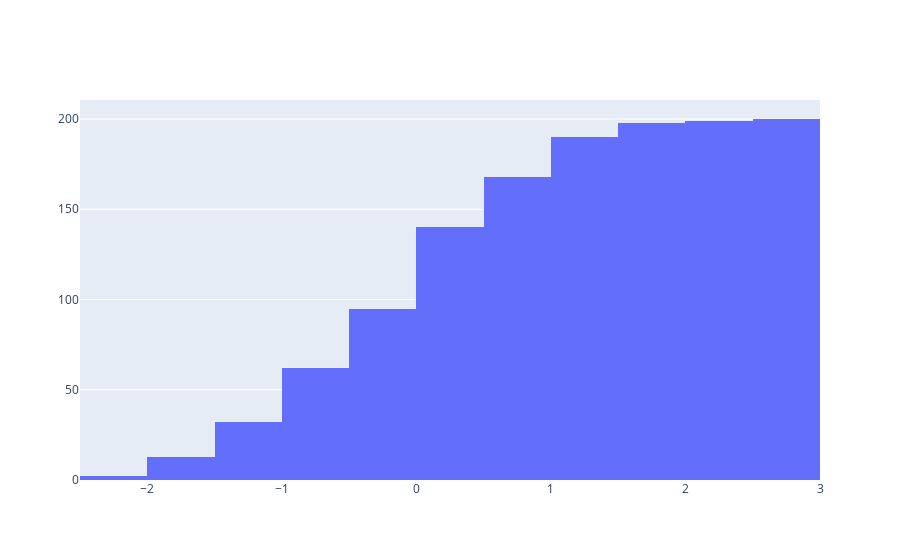

Write notebook code for a chart like this one.
### Markdown cell above
Cumulative histograms include data points from all previous ranges in each bin - the bars are monotonically increasing

### Code cell
hist =  go.Histogram(x = random_numbers, cumulative = dict(enabled= True)) # by default enabled= False of data points are plotted on y-axis
data = [hist]
offline.iplot(data)
# Here there is 0.2 probability which ranges from 0 to 0.5 plotted on y-axis

### Figure 1 — Plotly figure (JSON) as saved in the notebook; plotly's stock layout.template omitted (floating-point values rounded to 4 significant figures; data arrays with more than 128 entries replaced by an {"elided": "..."} marker saying what was removed)
{"data": [{"cumulative": {"enabled": true}, "type": "histogram", "x": {"elided": "200 float values"}}], "layout": {"autosize": true, "xaxis": {"autorange": true, "range": [-2.5, 3], "type": "linear"}, "yaxis": {"autorange": true, "range": [0, 210.5]}}}
